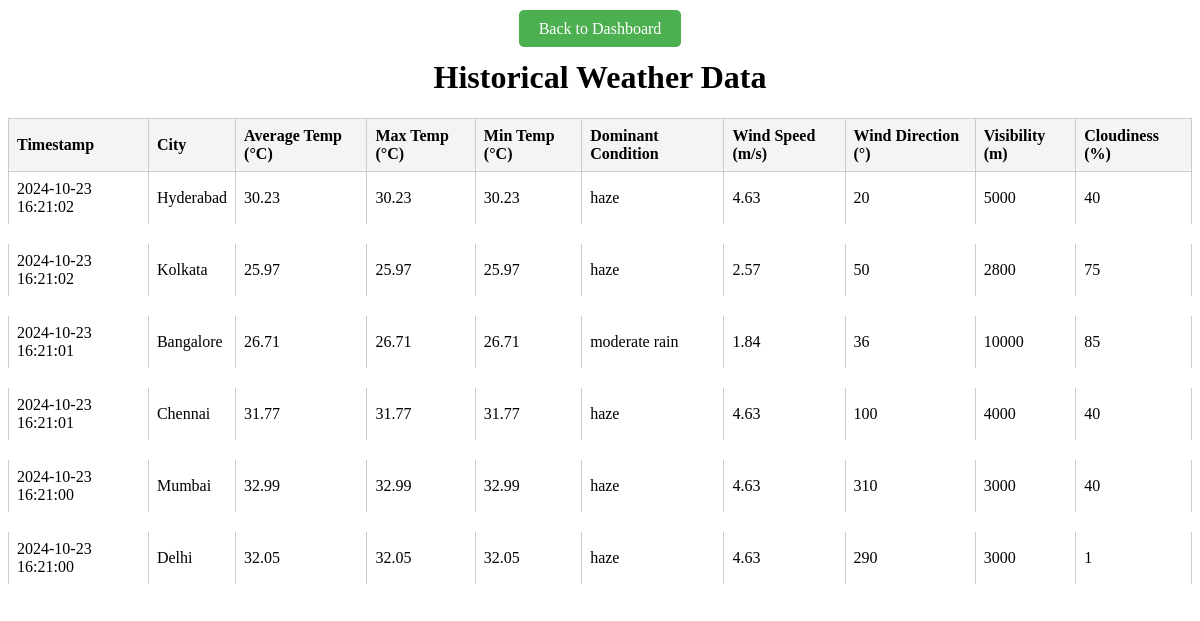
/historical, run on the app's committed database.
### tables this page shows
CREATE TABLE daily_summary (
        city TEXT,
        timestamp DATETIME,
        avg_temp REAL,
        max_temp REAL,
        min_temp REAL,
        dominant_condition TEXT,
        wind_speed REAL,
        wind_direction TEXT,
        visibility INTEGER,
        cloudiness INTEGER
    );

### app.py (the view)
@app.route('/historical')
def historical():
    summaries = get_daily_summaries()
    return render_template('historical.html', summaries=summaries)

### weather/database.py (called while the page is built)
def get_daily_summaries():
    conn = sqlite3.connect(DB_NAME)
    cursor = conn.cursor()
    cursor.execute('''
        SELECT city, timestamp, avg_temp, max_temp, min_temp, dominant_condition, wind_speed, wind_direction, visibility, cloudiness
        FROM daily_summary
        ORDER BY timestamp DESC
    ''')
    rows = cursor.fetchall()
    conn.close()
    formatted_rows = []
    for row in rows:
        city, timestamp, avg_temp, max_temp, min_temp, dominant_condition, wind_speed, wind_direction, visibility, cloudiness = row
        formatted_timestamp = datetime.strptime(timestamp, "%Y-%m-%dT%H:%M:%S.%f").strftime("%Y-%m-%d %H:%M:%S")
        formatted_rows.append((
            city, formatted_timestamp, avg_temp, max_temp, min_temp, dominant_condition, wind_speed, wind_direction, visibility, cloudiness
        ))
    return formatted_rows

### templates/historical.html (shortened to what this page needs)
<!DOCTYPE html>
<html lang="en">
<head>
    <link rel="stylesheet" href="{{ url_for('static', filename='style.css') }}">
</head>
<body>
    <div class="button">
        <a href="/" style="text-decoration: none; background-color: #4CAF50; color: white; padding: 10px 20px; border-radius: 5px;">Back to Dashboard</a>
    </div>
    <h1>Historical Weather Data</h1>
    <table>
        <thead>
            <tr>
                <th>Timestamp</th>
                <th>City</th>
                <th>Average Temp (°C)</th>
                <th>Max Temp (°C)</th>
                <th>Min Temp (°C)</th>
                <th>Dominant Condition</th>
                <th>Wind Speed (m/s)</th>
                <th>Wind Direction (°)</th>
                <th>Visibility (m)</th>
                <th>Cloudiness (%)</th>
            </tr>
        </thead>
        <tbody>
            {% for entry in summaries %}
                <tr>
                    <td>{{ entry[1] }}</td>
                    <td>{{ entry[0] }}</td>
                    <td>{{ entry[2] }}</td>
                    <td>{{ entry[3] }}</td>
                    <td>{{ entry[4] }}</td>
                    <td>{{ entry[5] }}</td>
                    <td>{{ entry[6] }}</td>
                    <td>{{ entry[7] }}</td>
                    <td>{{ entry[8] }}</td>
                    <td>{{ entry[9] }}</td>
                </tr>
            {% endfor %}
        </tbody>
    </table>
</body>
</html>

### static/style.css (style rules this page uses)
table { width: 100%; border-collapse: collapse; }
th, td { border: 1px solid #ccc; padding: 8px; text-align: left; }
th { background-color: #f4f4f4; }
tr { height: 50px; }
tbody tr { border-bottom: 20px solid white; }
.button { margin-bottom: 20px; text-align: center; margin-top: 20px; }
h1 { text-align: center; }

### data on the page
daily_summary: timestamp "2024-10-23 16:21:02", city "Hyderabad", avg_temp "30.23", max_temp "30.23", min_temp "30.23", dominant_condition "haze", wind_speed "4.63", wind_direction "20", visibility "5000", cloudiness "40"
daily_summary: timestamp "2024-10-23 16:21:02", city "Kolkata", avg_temp "25.97", max_temp "25.97", min_temp "25.97", dominant_condition "haze", wind_speed "2.57", wind_direction "50", visibility "2800", cloudiness "75"
daily_summary: timestamp "2024-10-23 16:21:01", city "Bangalore", avg_temp "26.71", max_temp "26.71", min_temp "26.71", dominant_condition "moderate rain", wind_speed "1.84", wind_direction "36", visibility "10000", cloudiness "85"
daily_summary: timestamp "2024-10-23 16:21:01", city "Chennai", avg_temp "31.77", max_temp "31.77", min_temp "31.77", dominant_condition "haze", wind_speed "4.63", wind_direction "100", visibility "4000", cloudiness "40"
daily_summary: timestamp "2024-10-23 16:21:00", city "Mumbai", avg_temp "32.99", max_temp "32.99", min_temp "32.99", dominant_condition "haze", wind_speed "4.63", wind_direction "310", visibility "3000", cloudiness "40"
daily_summary: timestamp "2024-10-23 16:21:00", city "Delhi", avg_temp "32.05", max_temp "32.05", min_temp "32.05", dominant_condition "haze", wind_speed "4.63", wind_direction "290", visibility "3000", cloudiness "1"
